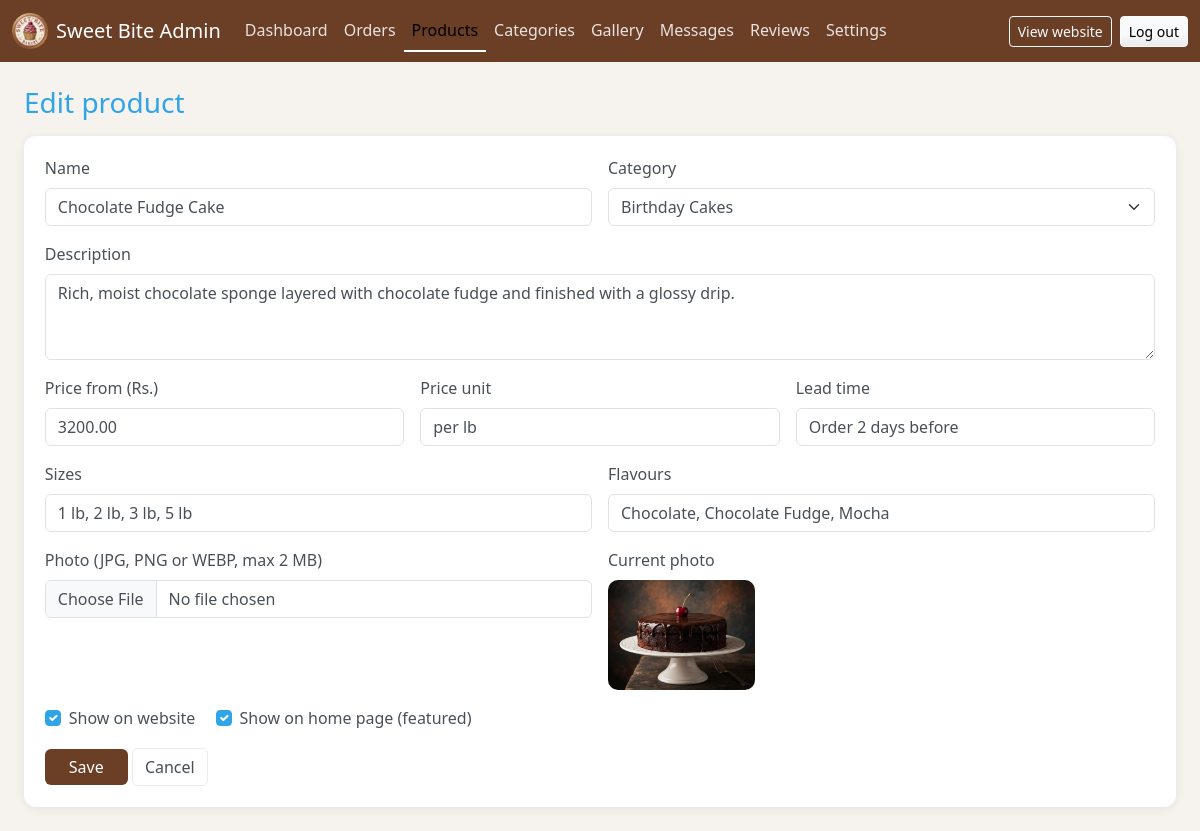
Page /admin/product-form.php?id=1 (signed in) on the committed database.
### tables this page shows
CREATE TABLE products (
    product_id   INT AUTO_INCREMENT PRIMARY KEY,
    category_id  INT NOT NULL,
    name         VARCHAR(120) NOT NULL,
    description  TEXT NOT NULL,
    price_from   DECIMAL(10,2) NOT NULL,
    price_unit   VARCHAR(30) NOT NULL DEFAULT '',
    sizes        VARCHAR(255) NULL,
    flavours     VARCHAR(255) NULL,
    lead_time    VARCHAR(100) NULL,
    image        VARCHAR(255) NULL,
    is_available TINYINT NOT NULL DEFAULT 1,
    is_featured  TINYINT NOT NULL DEFAULT 0,
    created_at   DATETIME NOT NULL DEFAULT CURRENT_TIMESTAMP,
    FOREIGN KEY (category_id) REFERENCES categories(category_id)
);

CREATE TABLE categories (
    category_id   INT AUTO_INCREMENT PRIMARY KEY,
    category_name VARCHAR(80) NOT NULL,
    description   VARCHAR(255) NULL,
    display_order INT NOT NULL DEFAULT 0
);

### includes/db.php (called while the page is built, shortened)
<?php
function db(): PDO
{
    static $pdo = null;
    if ($pdo === null) {
        try {
            $pdo = new PDO(DB_DSN, DB_USER, DB_PASS, [
                PDO::ATTR_ERRMODE            => PDO::ERRMODE_EXCEPTION,
                PDO::ATTR_DEFAULT_FETCH_MODE => PDO::FETCH_ASSOC,
                PDO::ATTR_EMULATE_PREPARES   => false,
            ]);
        } catch (PDOException $e) {
            http_response_code(500);
            exit('Could not connect to the database. Please start MySQL in XAMPP and import database/sweetbite_db.sql.');
        }
    }
    return $pdo;
}

### includes/functions.php (called while the page is built, shortened)
<?php
require_once __DIR__ . '/db.php';
function e($value): string
{
    return htmlspecialchars((string) $value, ENT_QUOTES, 'UTF-8');
}
function url(string $path = ''): string
{
    return BASE_URL . '/' . ltrim($path, '/');
}
function asset(string $path): string
{
    return url('assets/' . ltrim($path, '/'));
}
function image_url(string $folder, ?string $file): string
{
    if ($file && is_file(ROOT_PATH . '/assets/images/' . $folder . '/' . $file)) {
        return asset('images/' . $folder . '/' . $file);
    }
    return asset('images/logo.png');
}
    ?>

### admin/product-form.php (the view, shortened to what this page needs)
<?php
$id          = (int) ($_GET['id'] ?? 0);
$editing     = $id > 0;
$categories = db()->query('SELECT * FROM categories ORDER BY display_order')->fetchAll();
$product = [
    'category_id' => $categories[0]['category_id'] ?? 0, 'name' => '', 'description' => '',
    'price_from' => '', 'price_unit' => '', 'sizes' => '', 'flavours' => '', 'lead_time' => '',
    'image' => null, 'is_available' => 1, 'is_featured' => 0,
];
if ($editing) {
    $stmt = db()->prepare('SELECT * FROM products WHERE product_id = ?');
    $stmt->execute([$id]);
    $product = $stmt->fetch();
}
include __DIR__ . '/includes/header.php';
?>
<form method="post" enctype="multipart/form-data" class="admin-card">
    <div class="row g-3">
        <div class="col-md-6">
            <label class="form-label" for="name">Name</label>
            <input type="text" id="name" name="name" class="form-control" required value="<?= e($product['name']) ?>">
        </div>
        <div class="col-md-6">
            <label class="form-label" for="category_id">Category</label>
            <select id="category_id" name="category_id" class="form-select">
                <?php foreach ($categories as $c): ?>
                    <option value="<?= (int) $c['category_id'] ?>" <?= (int) $product['category_id'] === (int) $c['category_id'] ? 'selected' : '' ?>>
                        <?= e($c['category_name']) ?>
                    </option>
                <?php endforeach; ?>
            </select>
        </div>
        <div class="col-12">
            <label class="form-label" for="description">Description</label>
            <textarea id="description" name="description" rows="3" class="form-control" required><?= e($product['description']) ?></textarea>
        </div>
        <div class="col-md-4">
            <label class="form-label" for="price_from">Price from (Rs.)</label>
            <input type="number" step="0.01" min="0" id="price_from" name="price_from" class="form-control" required value="<?= e($product['price_from']) ?>">
        </div>
        <div class="col-md-4">
            <label class="form-label" for="price_unit">Price unit</label>
            <input type="text" id="price_unit" name="price_unit" class="form-control" placeholder="per lb, each, per box of 6" value="<?= e($product['price_unit']) ?>">
        </div>
        <div class="col-md-4">
            <label class="form-label" for="lead_time">Lead time</label>
            <input type="text" id="lead_time" name="lead_time" class="form-control" placeholder="Order 2 days before" value="<?= e($product['lead_time']) ?>">
        </div>
        <div class="col-md-6">
            <label class="form-label" for="sizes">Sizes</label>
            <input type="text" id="sizes" name="sizes" class="form-control" placeholder="1 lb, 2 lb, 3 lb" value="<?= e($product['sizes']) ?>">
        </div>
        <div class="col-md-6">
            <label class="form-label" for="flavours">Flavours</label>
            <input type="text" id="flavours" name="flavours" class="form-control" placeholder="Chocolate, Vanilla" value="<?= e($product['flavours']) ?>">
        </div>
        <div class="col-md-6">
            <label class="form-label" for="image">Photo (JPG, PNG or WEBP, max 2 MB)</label>
            <input type="file" id="image" name="image" class="form-control" accept="image/jpeg,image/png,image/webp">
        </div>
        <div class="col-md-6">
            <?php if ($product['image']): ?>
                <span class="form-label d-block">Current photo</span>
                <img class="thumb-big" style="max-height:110px" src="<?= e(image_url('products', $product['image'])) ?>" alt="">
            <?php endif; ?>
        </div>
        <div class="col-12">
            <div class="form-check form-check-inline">
                <input class="form-check-input" type="checkbox" id="is_available" name="is_available" <?= $product['is_available'] ? 'checked' : '' ?>>
                <label class="form-check-label" for="is_available">Show on website</label>
            </div>
            <div class="form-check form-check-inline">
                <input class="form-check-input" type="checkbox" id="is_featured" name="is_featured" <?= $product['is_featured'] ? 'checked' : '' ?>>
                <label class="form-check-label" for="is_featured">Show on home page (featured)</label>
            </div>
        </div>
        <div class="col-12">
            <button type="submit" class="btn btn-brand px-4">Save</button>
            <a href="<?= url('admin/products.php') ?>" class="btn btn-outline-secondary">Cancel</a>
        </div>
    </div>
</form>
<?php include __DIR__ . '/includes/footer.php'; ?>

### assets/css/admin.css (style rules this page uses)
:root { --brown: #6b3e26; --pink: #c2185b; }
body { background: #f6f3ef; font-family: "Segoe UI", Roboto, "Helvetica Neue", Arial, sans-serif; }
.admin-card { background: #fff; border-radius: 12px; padding: 1.3rem; box-shadow: 0 2px 10px rgba(0, 0, 0, .07); }
.thumb-big { max-width: 100%; border-radius: 10px; }
.btn-brand { background: var(--brown); color: #fff; border: 0; }

### rows in the picture
products: name "Chocolate Fudge Cake", category_id "Birthday Cakes", description "Rich, moist chocolate sponge layered with chocolate fudge and finished with a glossy drip.", price_from "3200.00", price_unit "per lb", lead_time "Order 2 days before", sizes "1 lb, 2 lb, 3 lb, 5 lb", flavours "Chocolate, Chocolate Fudge, Mocha", image (picture), is_available "☑", is_featured "☑"

### other values in the picture
$label "Dashboard"
$label "Orders"
$label "Products"
$label "Categories"
$label "Gallery"
$label "Messages"
$label "Reviews"
$label "Settings"
$adminTitle "Edit product"
